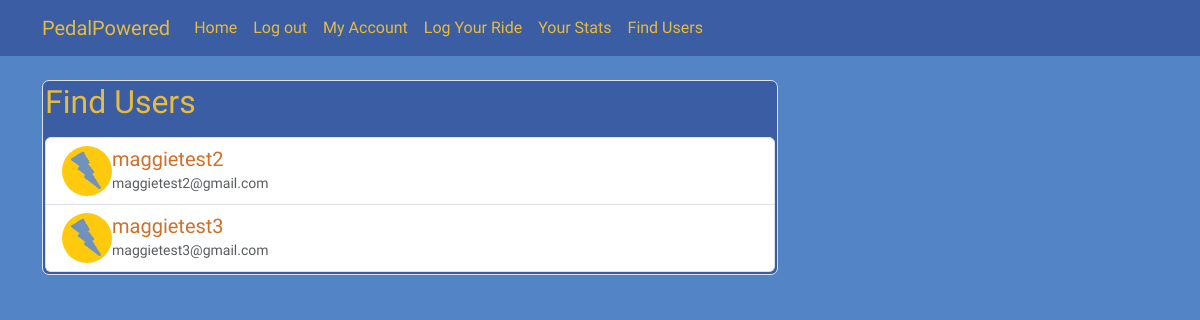
Screenshot of /users (signed in) with the database file from the repository.
### pedalpowered/models.py (models this page shows, shortened)
class User(db.Model, UserMixin):
    id = db.Column(db.Integer, primary_key = True)
    username = db.Column(db.String(20), unique=True, nullable=False)
    email = db.Column(db.String(100), unique=True, nullable=False)
    img_file = db.Column(db.String(20), nullable=False, default='default.jpg')
    password = db.Column(db.String(60), nullable=False)
    ridelog = db.relationship('rides', backref="author", lazy=True)
    friends = db.relationship('User', secondary=friendships, primaryjoin=(friendships.c.user_id == id), secondaryjoin=(friendships.c.friend_id == id),
    backref=db.backref('friended_by', lazy='dynamic'),lazy='dynamic')

### pedalpowered/routes.py (the view)
@app.route("/users")
@login_required
def user_list():
    users = User.query.filter(User.id != current_user.id).all()
    return render_template('user_list.html', users=users)

### pedalpowered/models.py (called while the page is built)
@login_manager.user_loader
def load_user(user_id):
    return User.query.get(int(user_id))

### pedalpowered/templates/user_list.html
{% extends "layout.html" %}
{% block content %}
<div class="media-body border">
    <h2 style="font-family:Irish Grover";>Find Users</h2>
    {% if users %}
        <div class="list-group mt-3">
            {% for user in users %}
            <a href="{{ url_for('user_profile', username=user.username) }}"
               class="list-group-item list-group-item-action" style="font-family:Irish Grover";>
                <div class="d-flex align-items-center">
                    <img src="{{ url_for('static', filename='profile_pics/' + user.img_file) }}"
                         class="rounded-circle mr-3"
                         style="width: 50px; height: 50px;">
                    <div>
                        <h5 class="mb-0" style="color:#CE702C";>{{ user.username }}</h5>
                        <small class="text-muted" style="color:#CE702C";>{{ user.email }}</small>
                    </div>
                </div>
            </a>
            {% endfor %}
        </div>
    {% else %}
        <p class="text-muted">No other users found.</p>
    {% endif %}
</div>
{% endblock %}

### pedalpowered/static/main.css (style rules this page uses)
body { background: #5385C6; color: #333333; margin-top: 5rem; }
h1, h2, h3, h4, h5, h6 .irish-grover-regular { color: #E7BB3E; }
.media-body { color:#e3e3e3; background-color: #3B5DA3; border-width: 5px; }
.border { border: 2px solid #E7BB3E; border-radius: 7px; padding: 2px; margin-bottom: 10px; }

### rows the page displays
User: img_file (placeholder picture), username "maggietest2", email "maggietest2@gmail.com"
User: img_file (placeholder picture), username "maggietest3", email "maggietest3@gmail.com"
